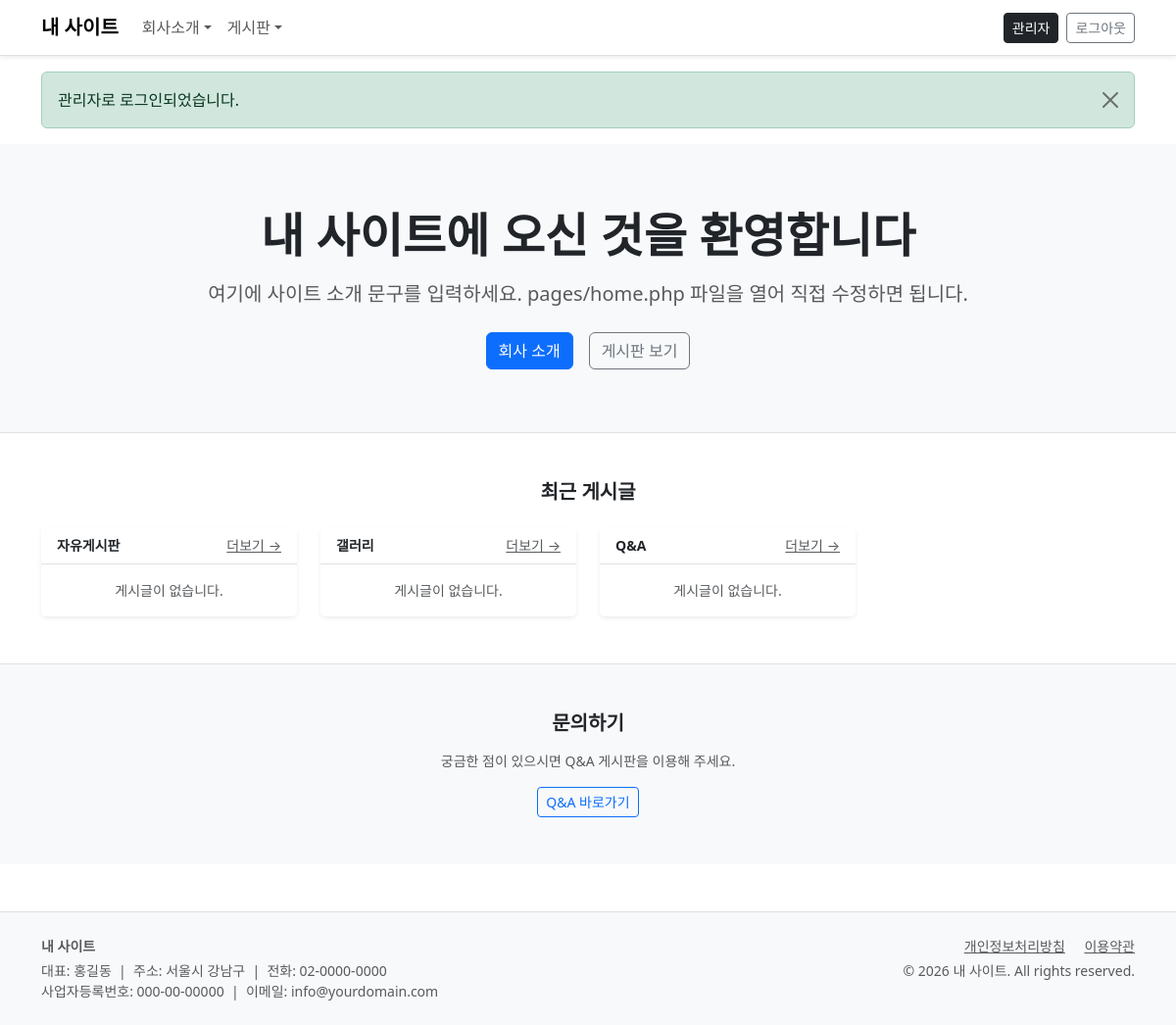
/ (signed in), run on the app's committed database.
### tables this page shows
CREATE TABLE IF NOT EXISTS `boards` (
  `id`              INT UNSIGNED    NOT NULL AUTO_INCREMENT,
  `slug`            VARCHAR(100)    NOT NULL COMMENT 'URL용 영문 슬러그 (영숫자만)',
  `name`            VARCHAR(100)    NOT NULL COMMENT '게시판 이름',
  `type`            ENUM('general','gallery','qna') NOT NULL DEFAULT 'general',
  `description`     VARCHAR(500)    DEFAULT NULL,
  `sort_order`      INT             NOT NULL DEFAULT 0,
  `use_comment`     TINYINT(1)      NOT NULL DEFAULT 1,
  `use_file`        TINYINT(1)      NOT NULL DEFAULT 1,
  `file_max_size`   INT             NOT NULL DEFAULT 10 COMMENT 'MB',
  `file_max_count`  INT             NOT NULL DEFAULT 5,
  `use_turnstile`   TINYINT(1)      NOT NULL DEFAULT 1,
  `use_secret`      TINYINT(1)      NOT NULL DEFAULT 0,
  `write_auth`      ENUM('all','member','admin') NOT NULL DEFAULT 'all',
  `read_auth`       ENUM('all','member','admin') NOT NULL DEFAULT 'all',
  `posts_per_page`  INT             NOT NULL DEFAULT 15,
  `is_active`       TINYINT(1)      NOT NULL DEFAULT 1,
  `created_at`      DATETIME        NOT NULL DEFAULT CURRENT_TIMESTAMP,
  PRIMARY KEY (`id`),
  UNIQUE KEY `uk_slug` (`slug`)
);

### core/helpers.php (called while the page is built, shortened)
<?php
function e($str) {
    return htmlspecialchars((string)$str, ENT_QUOTES, 'UTF-8');
}

### config/db.php (called while the page is built, shortened)
<?php
class DB
{
    private static $instance = null;
    private $pdo;
    private function __construct()
    {
        $dsn = sprintf('mysql:host=%s;dbname=%s;charset=%s', DB_HOST, DB_NAME, DB_CHARSET);
        $options = array(
            PDO::ATTR_ERRMODE            => PDO::ERRMODE_EXCEPTION,
            PDO::ATTR_DEFAULT_FETCH_MODE => PDO::FETCH_ASSOC,
            PDO::ATTR_EMULATE_PREPARES   => true,
            PDO::MYSQL_ATTR_INIT_COMMAND => "SET NAMES utf8mb4",
        );
        try {
            $this->pdo = new PDO($dsn, DB_USER, DB_PASS, $options);
        } catch (PDOException $e) {
            if (defined('DEBUG_MODE') && DEBUG_MODE) throw $e;
            die('데이터베이스 연결에 실패했습니다. config/config.php 의 DB 설정을 확인하세요.');
        }
    }
    public static function getInstance()
    {
        if (self::$instance === null) {
            self::$instance = new self();
        }
        return self::$instance;
    }
    public function fetchAll($sql, $params = array())
    {
        $stmt = $this->pdo->prepare($sql);
        $stmt->execute($params);
        return $stmt->fetchAll();
    }
}

### pages/home.php (the view, shortened to what this page needs)
<?php
$db = DB::getInstance();
$boards     = $db->fetchAll("SELECT * FROM boards WHERE is_active = 1 ORDER BY sort_order ASC LIMIT 4");
$boardPosts = array();
foreach ($boards as $b) {
    $boardPosts[$b['id']] = array(
        'board' => $b,
        'posts' => $db->fetchAll(
            "SELECT id, title, slug, author_name, created_at FROM posts
             WHERE board_id = ? AND status = 'active' AND is_notice = 0
             ORDER BY created_at DESC LIMIT 5",
            array($b['id'])
        ),
    );
}
require ROOT . '/includes/header.php';
?>
<section class="py-5 text-center bg-light border-bottom">
  <div class="container py-3">
    <h1 class="display-5 fw-bold mb-3"><?= e($siteName) ?>에 오신 것을 환영합니다</h1>
    <p class="lead text-muted mb-4">
      여기에 사이트 소개 문구를 입력하세요. pages/home.php 파일을 열어 직접 수정하면 됩니다.
    </p>
    <div class="d-flex justify-content-center gap-3 flex-wrap">
      <a href="<?= SITE_URL ?>/greeting" class="btn btn-primary">회사 소개</a>
      <a href="<?= SITE_URL ?>/board/free" class="btn btn-outline-secondary">게시판 보기</a>
    </div>
  </div>
</section>
<?php if ($boardPosts): ?>
<div class="container my-5">
  <h2 class="fs-5 fw-bold mb-4 text-center">최근 게시글</h2>
  <div class="row g-4">
    <?php foreach ($boardPosts as $item): ?>
    <div class="col-md-6 col-xl-3">
      <div class="card h-100 border-0 shadow-sm">
        <div class="card-header bg-white border-bottom d-flex justify-content-between align-items-center py-2">
          <span class="fw-bold small">
            <?= e($item['board']['name']) ?>
          </span>
          <a href="<?= SITE_URL ?>/board/<?= e($item['board']['slug']) ?>"
             class="text-muted small">더보기 →</a>
        </div>
        <ul class="list-group list-group-flush">
          <?php if ($item['posts']): ?>
            <?php foreach ($item['posts'] as $p): ?>
            <li class="list-group-item px-3 py-2">
              <a href="<?= SITE_URL ?>/board/<?= e($item['board']['slug']) ?>/<?= $p['id'] ?>/<?= e($p['slug']) ?>"
                 class="text-reset text-decoration-none d-flex justify-content-between align-items-center">
                <span class="text-truncate small" style="max-width:160px"><?= e($p['title']) ?></span>
                <span class="text-muted" style="font-size:.72rem"><?= time_ago($p['created_at']) ?></span>
              </a>
            </li>
            <?php endforeach; ?>
          <?php else: ?>
            <li class="list-group-item text-muted small text-center py-3">게시글이 없습니다.</li>
          <?php endif; ?>
        </ul>
      </div>
    </div>
    <?php endforeach; ?>
  </div>
</div>
<?php endif; ?>
<section class="bg-light border-top py-5">
  <div class="container text-center">
    <h2 class="fs-5 fw-bold mb-3">문의하기</h2>
    <p class="text-muted small mb-3">궁금한 점이 있으시면 Q&amp;A 게시판을 이용해 주세요.</p>
    <a href="<?= SITE_URL ?>/board/qna" class="btn btn-outline-primary btn-sm">Q&amp;A 바로가기</a>
  </div>
</section>
<?php require ROOT . '/includes/footer.php'; ?>

### data on the page
boards: name "자유게시판"
boards: name "갤러리"
boards: name "Q&A"

### other printed values
defined('SITE_NAME_DB') ? SITE_NAME_DB : SITE_NAME "내 사이트"
$flash['msg'] "관리자로 로그인되었습니다."
$siteName "내 사이트"
